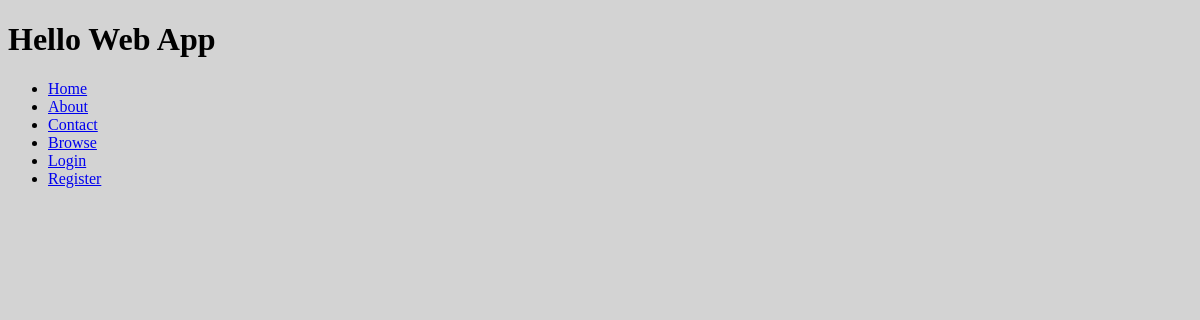
The app's page /, older data.
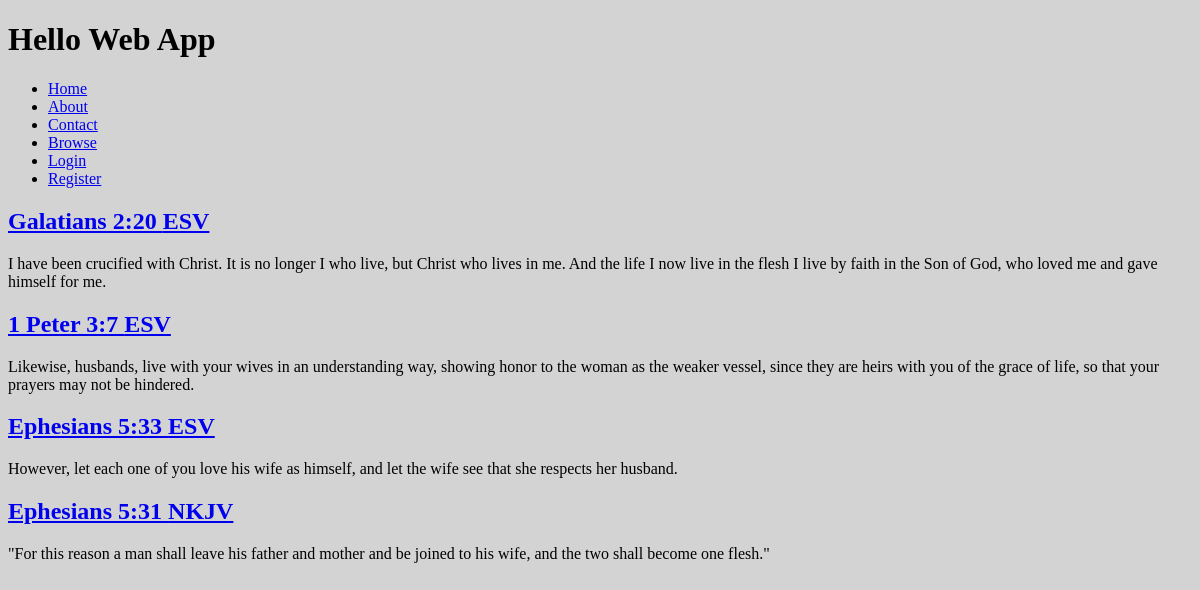
The same page, newer data.
### collection/models.py (models this page shows)
class Verse(models.Model):
  ref = models.CharField(max_length=255)
  text = models.TextField()
  version = models.CharField(max_length=16)
  slug = models.SlugField(unique=True)
  user = models.OneToOneField(User, blank=True, null=True)

### collection/views.py (the view)
# urls.py: url(r'^$', views.index, name='home'),
def index(request):
  verses = Verse.objects.all()
  return render(request, 'index.html', {
    'verses': verses,
  })

### collection/templates/index.html (shortened to what this page needs)
{% extends 'base.html' %}
{% load humanize %}
{% block content %}
  {% for verse in verses %}
    <h2>
      <a href="{% url 'verse_detail' slug=verse.slug %}">{{verse.ref}} <span>{{verse.version}}</span></a>
    </h2>
    <p>{{verse.text}}</p>
  {% endfor %}
{% endblock content %}

### collection/templates/base.html (shortened to what this page needs)
{% load staticfiles %}
<!doctype html>
<html>
<head>
  <link rel="stylesheet" href="{% static 'css/style.css' %}" /> {% block header %}{% endblock header %}
</head>
<body>
  <header>
    <h1>Hello Web App</h1>
    <nav>
      <ul>
        <li><a href="{% url 'home' %}">Home</a></li>
        <li><a href="{% url 'about' %}">About</a></li>
        <li><a href="{% url 'contact' %}">Contact</a></li>
        <li><a href="{% url 'browse' %}">Browse</a></li>
        {% if user.is_authenticated %}
        <li><a href="{% url 'auth_logout' %}">Logout</a></li>
        <li><a href="{% url 'password_change' %}">Change Password</a></li>
        {% else %}
        <li><a href="{% url 'auth_login' %}">Login</a></li>
        <li><a href="{% url 'registration_register' %}">Register</a></li>
        {% endif %}
      </ul>
    </nav>
    {% block content %}{% endblock content %} {% block footer %}{% endblock footer %}
</body>
</html>

### collection/static/css/style.css (style rules this page uses)
body { background-color: lightgray; }

Row changes from the older to the newer data that the page shows:
added Verse: ref "Galatians 2:20", version "ESV", text "I have been crucified with Christ. It is no longer I who live, but Christ who lives in me. And the life I now live in the flesh I live by faith in the Son of God, who loved me and gave himself for me."
added Verse: ref "1 Peter 3:7", version "ESV", text "Likewise, husbands, live with your wives in an understanding way, showing honor to the woman as the weaker vessel, since they are heirs with you of the grace of life, so that your prayers may not be hindered."
added Verse: ref "Ephesians 5:33", version "ESV", text "However, let each one of you love his wife as himself, and let the wife see that she respects her husband."
added Verse: ref "Ephesians 5:31", version "NKJV", text "\"For this reason a man shall leave his father and mother and be joined to his wife, and the two shall become one flesh.\""
